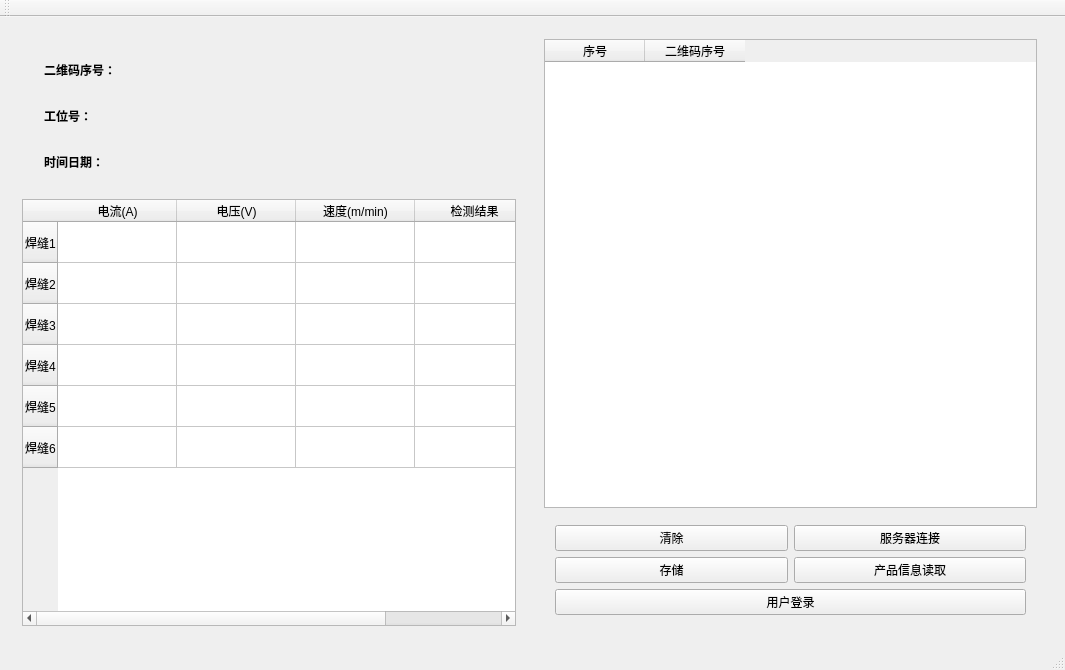
<?xml version="1.0" encoding="UTF-8"?>
<ui version="4.0">
 <class>User</class>
 <widget class="QMainWindow" name="User">
  <property name="geometry">
   <rect>
    <x>0</x>
    <y>0</y>
    <width>1065</width>
    <height>670</height>
   </rect>
  </property>
  <property name="minimumSize">
   <size>
    <width>1065</width>
    <height>670</height>
   </size>
  </property>
  <property name="maximumSize">
   <size>
    <width>16777215</width>
    <height>16777215</height>
   </size>
  </property>
  <property name="windowTitle">
   <string>User</string>
  </property>
  <widget class="QWidget" name="centralWidget">
   <layout class="QHBoxLayout" name="horizontalLayout_2">
    <item>
     <widget class="QWidget" name="widget_8" native="true">
      <layout class="QVBoxLayout" name="verticalLayout_3">
       <item>
        <widget class="QWidget" name="widget_6" native="true">
         <layout class="QVBoxLayout" name="verticalLayout">
          <item>
           <widget class="QWidget" name="widget_2" native="true">
            <layout class="QHBoxLayout" name="horizontalLayout">
             <item>
              <widget class="QLabel" name="label">
               <property name="maximumSize">
                <size>
                 <width>100</width>
                 <height>16777215</height>
                </size>
               </property>
               <property name="font">
                <font>
                 <weight>75</weight>
                 <bold>true</bold>
                </font>
               </property>
               <property name="text">
                <string>二维码序号：</string>
               </property>
              </widget>
             </item>
             <item>
              <widget class="QLabel" name="erweima">
               <property name="text">
                <string/>
               </property>
              </widget>
             </item>
            </layout>
           </widget>
          </item>
          <item>
           <widget class="QWidget" name="widget_4" native="true">
            <layout class="QHBoxLayout" name="horizontalLayout_4">
             <item>
              <widget class="QLabel" name="label_3">
               <property name="maximumSize">
                <size>
                 <width>100</width>
                 <height>16777215</height>
                </size>
               </property>
               <property name="font">
                <font>
                 <weight>75</weight>
                 <bold>true</bold>
                </font>
               </property>
               <property name="text">
                <string>工位号：</string>
               </property>
              </widget>
             </item>
             <item>
              <widget class="QLabel" name="gongweihao">
               <property name="text">
                <string/>
               </property>
              </widget>
             </item>
            </layout>
           </widget>
          </item>
          <item>
           <widget class="QWidget" name="widget_5" native="true">
            <property name="font">
             <font>
              <weight>75</weight>
              <bold>true</bold>
             </font>
            </property>
            <layout class="QHBoxLayout" name="horizontalLayout_5">
             <item>
              <widget class="QLabel" name="label_5">
               <property name="maximumSize">
                <size>
                 <width>100</width>
                 <height>16777215</height>
                </size>
               </property>
               <property name="text">
                <string>时间日期：</string>
               </property>
              </widget>
             </item>
             <item>
              <widget class="QLabel" name="shijian">
               <property name="text">
                <string/>
               </property>
              </widget>
             </item>
            </layout>
           </widget>
          </item>
         </layout>
        </widget>
       </item>
       <item>
        <widget class="QTableWidget" name="tableWidget">
         <property name="maximumSize">
          <size>
           <width>16777215</width>
           <height>16777215</height>
          </size>
         </property>
         <attribute name="horizontalHeaderDefaultSectionSize">
          <number>119</number>
         </attribute>
         <attribute name="horizontalHeaderMinimumSectionSize">
          <number>30</number>
         </attribute>
         <attribute name="verticalHeaderDefaultSectionSize">
          <number>41</number>
         </attribute>
         <attribute name="verticalHeaderMinimumSectionSize">
          <number>33</number>
         </attribute>
         <row>
          <property name="text">
           <string>焊缝1</string>
          </property>
         </row>
         <row>
          <property name="text">
           <string>焊缝2</string>
          </property>
         </row>
         <row>
          <property name="text">
           <string>焊缝3</string>
          </property>
         </row>
         <row>
          <property name="text">
           <string>焊缝4</string>
          </property>
         </row>
         <row>
          <property name="text">
           <string>焊缝5</string>
          </property>
         </row>
         <row>
          <property name="text">
           <string>焊缝6</string>
          </property>
         </row>
         <column>
          <property name="text">
           <string>电流(A)</string>
          </property>
         </column>
         <column>
          <property name="text">
           <string>电压(V)</string>
          </property>
         </column>
         <column>
          <property name="text">
           <string>速度(m/min)</string>
          </property>
         </column>
         <column>
          <property name="text">
           <string>检测结果</string>
          </property>
         </column>
        </widget>
       </item>
      </layout>
     </widget>
    </item>
    <item>
     <widget class="QWidget" name="widget_7" native="true">
      <property name="maximumSize">
       <size>
        <width>600</width>
        <height>1000000</height>
       </size>
      </property>
      <layout class="QVBoxLayout" name="verticalLayout_2">
       <item>
        <widget class="QTableWidget" name="tableWidget_2">
         <column>
          <property name="text">
           <string>序号</string>
          </property>
         </column>
         <column>
          <property name="text">
           <string>二维码序号</string>
          </property>
         </column>
        </widget>
       </item>
       <item>
        <widget class="QWidget" name="widget_3" native="true">
         <layout class="QGridLayout" name="gridLayout">
          <item row="0" column="0">
           <widget class="QPushButton" name="delete_2">
            <property name="text">
             <string>清除</string>
            </property>
           </widget>
          </item>
          <item row="0" column="1">
           <widget class="QPushButton" name="ip">
            <property name="text">
             <string>服务器连接</string>
            </property>
           </widget>
          </item>
          <item row="1" column="0">
           <widget class="QPushButton" name="baocun">
            <property name="text">
             <string>存储</string>
            </property>
           </widget>
          </item>
          <item row="1" column="1">
           <widget class="QPushButton" name="read">
            <property name="text">
             <string>产品信息读取</string>
            </property>
           </widget>
          </item>
          <item row="2" column="0" colspan="2">
           <widget class="QPushButton" name="pushButton">
            <property name="text">
             <string>用户登录</string>
            </property>
            <property name="iconSize">
             <size>
              <width>50</width>
              <height>20</height>
             </size>
            </property>
           </widget>
          </item>
         </layout>
        </widget>
       </item>
      </layout>
     </widget>
    </item>
    <item>
     <widget class="QWidget" name="widget" native="true"/>
    </item>
   </layout>
  </widget>
  <widget class="QMenuBar" name="menuBar">
   <property name="geometry">
    <rect>
     <x>0</x>
     <y>0</y>
     <width>1065</width>
     <height>23</height>
    </rect>
   </property>
  </widget>
  <widget class="QToolBar" name="mainToolBar">
   <attribute name="toolBarArea">
    <enum>TopToolBarArea</enum>
   </attribute>
   <attribute name="toolBarBreak">
    <bool>false</bool>
   </attribute>
  </widget>
  <widget class="QStatusBar" name="statusBar"/>
 </widget>
 <layoutdefault spacing="6" margin="11"/>
 <resources/>
 <connections/>
</ui>
